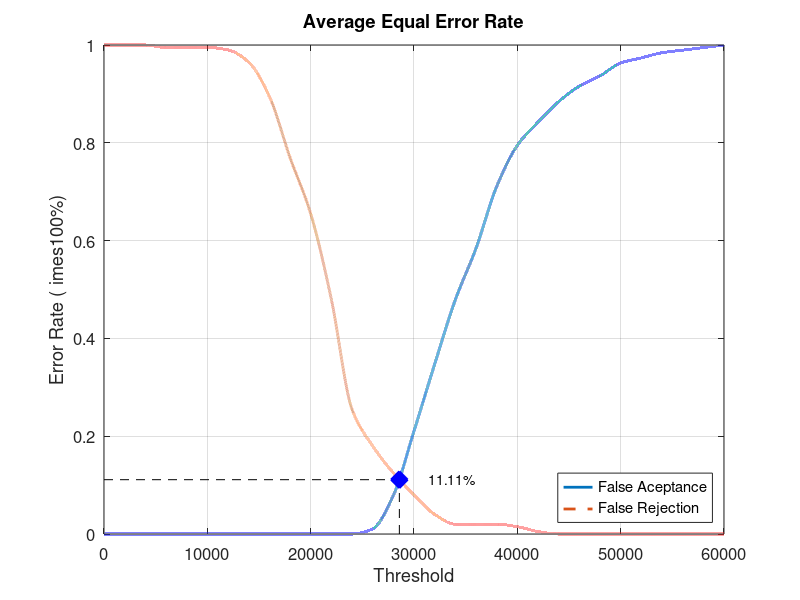
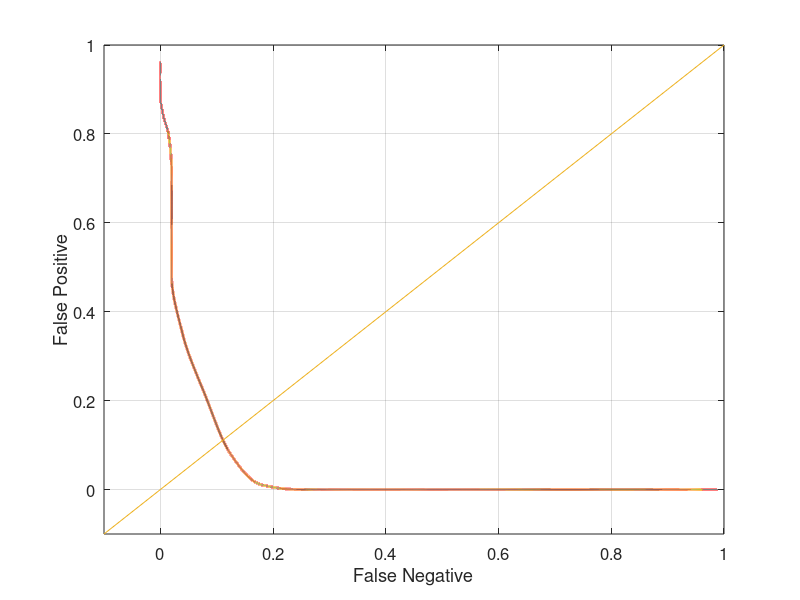

MATLAB code to generate these figures, in order:
close all;
clear;
clc;
x = 0:2000:60000;
xq = 0:0.5:60000;

y0 = [0 0 0 0 0 0 0 0 0 0 0 0 0 0.0105263 0.0789474 0.210526 0.347368 0.478947 0.584211 0.710526 0.794737 0.842105 0.884211 0.915789 0.936842 0.963158 0.973684 0.984211 0.989474 0.994737 1]
yy0 = interp1(x, y0, xq, 'pchip');
y1 = [1 1 1 0.995 0.995 0.995 0.99 0.965 0.895 0.77 0.655 0.48 0.255 0.18 0.125 0.08 0.04 0.02 0.02 0.02 0.015 0.005 0 0 0 0 0 0 0 0 0]
yy1 = interp1(x, y1, xq, 'pchip');

% Calculating EER: 
y2 = abs(y0 - y1);
find(y2 == min(y2))
yy2 = abs(yy0 - yy1);
xEER = find(yy2 == min(yy2));
xEERIndex = xq(xEER) % X-axis EER
yEER = yy0(xEER) % Y-axis EER

main = figure
plot(xq, yy0,'-','LineWidth', 2);	hold on
plot(xq, yy1,'--','LineWidth', 2);	hold on
plot([xEERIndex xEERIndex], [0 yEER], 'k--');	hold on
plot([0 xEERIndex], [yEER yEER], 'k--');	hold on
plot(xEERIndex, yEER, 'bx', 'LineWidth', 10);	hold on
text(xEERIndex + 10 * xEERIndex / 100, yEER, [num2str(round((10000 * yEER)) / 100) '%'])
legend('False Aceptance', 'False Rejection', 'Location', 'SouthEast')
xlabel('Threshold')
ylabel('Error Rate (	imes100%)')
title('Average Equal Error Rate')
set(gca, 'FontSize', 12)
axis([0 60000 0 1])
grid on

print(main, 'Database4_1Main', '-dpng');
FNRxFPR = figure('Color', [1 1 1]);
plot(yy1, yy0, '-', yy1, yy0, 'LineWidth', 2);
hold on
y = -0.1:0.1:1
plot(y, y); 
set(gca, 'FontSize', 12)
xlabel('False Negative')
ylabel('False Positive')
axis([-0.1 1 -0.1 1])
set(gca, 'FontSize', 12)
grid on

print(FNRxFPR, 'Database4_1FNRxFPR','-dpng');
